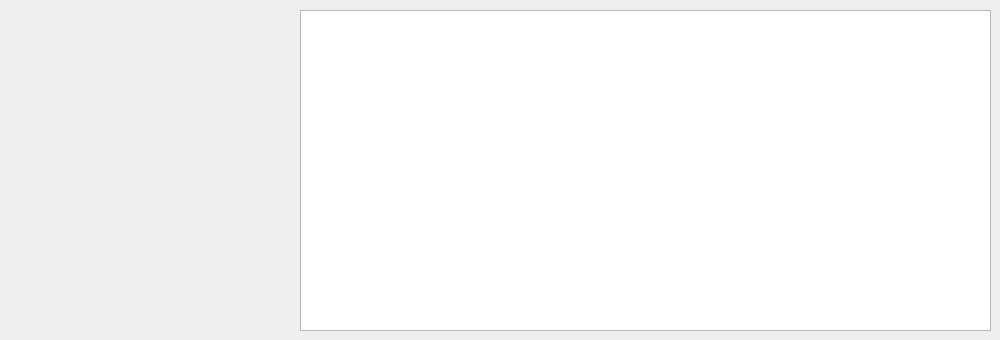
<?xml version="1.0" encoding="UTF-8"?>
<ui version="4.0">
 <class>TableWindow_CustomSelection</class>
 <widget class="QWidget" name="TableWindow_CustomSelection">
  <property name="geometry">
   <rect>
    <x>0</x>
    <y>0</y>
    <width>1000</width>
    <height>340</height>
   </rect>
  </property>
  <property name="windowTitle">
   <string>Form</string>
  </property>
  <widget class="QTableView" name="tableView">
   <property name="geometry">
    <rect>
     <x>300</x>
     <y>10</y>
     <width>691</width>
     <height>321</height>
    </rect>
   </property>
  </widget>
  <widget class="QWidget" name="frame" native="true">
   <property name="geometry">
    <rect>
     <x>10</x>
     <y>10</y>
     <width>281</width>
     <height>321</height>
    </rect>
   </property>
  </widget>
 </widget>
 <resources/>
 <connections/>
</ui>
